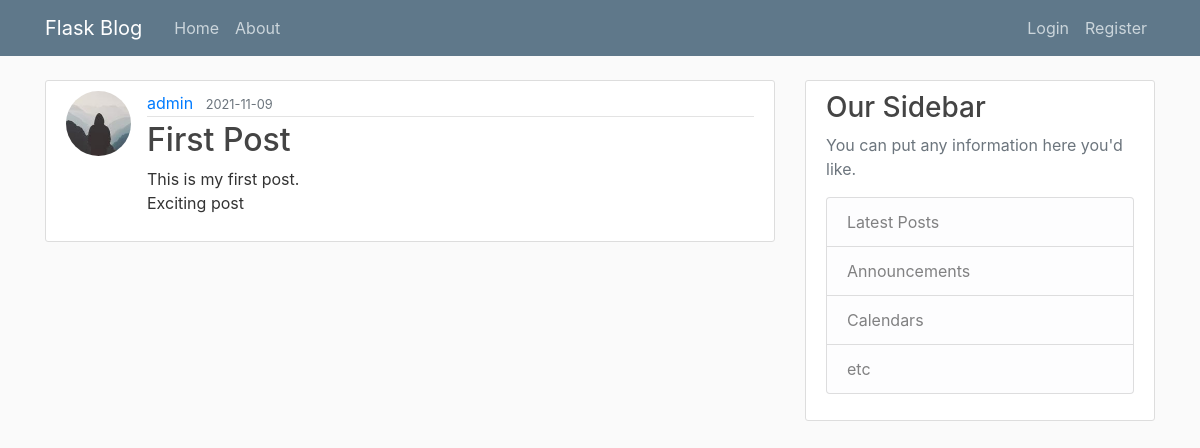
/post/1, run on an earlier commit of the app's database.
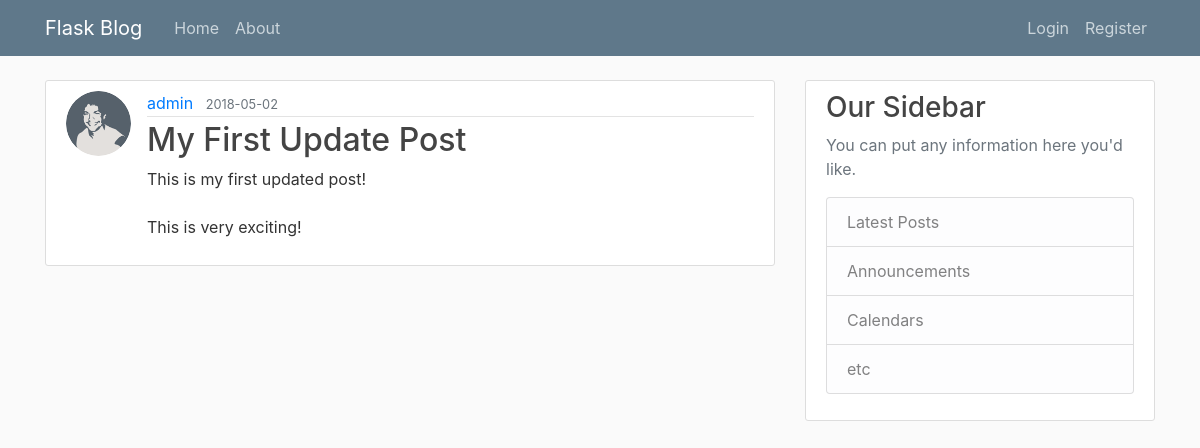
And on a later commit of the database.
### flaskblog/models.py (models this page shows, shortened)
class User(db.Model, UserMixin):
    id = db.Column(db.Integer, primary_key=True)
    username = db.Column(db.String(20), unique=True, nullable=False)
    email = db.Column(db.String(120), unique=True, nullable=False)
    image_file = db.Column(db.String(20),  nullable=False, default='default.jpg')
    password = db.Column(db.String(60), nullable=False)
    post = db.relationship('Post', backref='author', lazy=True)

class Post(db.Model):
    id = db.Column(db.Integer, primary_key=True)
    title = db.Column(db.String(100), nullable=False)
    date_posted = db.Column(db.DateTime, nullable=False, default=datetime.utcnow)
    content = db.Column(db.Text,  nullable=False)
    user_id = db.Column(db.Integer, db.ForeignKey('user.id'), nullable=False)

### flaskblog/routes.py (the view)
@app.route('/post/<int:post_id>')
def post(post_id):
    post = Post.query.get_or_404(post_id)
    return render_template('post.html', title=post.title, post=post)

### flaskblog/templates/post.html (shortened to what this page needs)
{% extends "layout.html" %}
{% block content %}
  <article class="media content-section">
    <img class="rounded-circle article-img" src="{{ url_for('static', filename='profile_pics/' + post.author.image_file) }}">
    <div class="media-body">
      <div class="article-metadata">
        <a class="mr-2" href="#">{{ post.author.username }}</a>
        <small class="text-muted">{{ post.date_posted.strftime('%Y-%m-%d') }}</small>
      </div>
      <h2 class="article-title">{{ post.title }}</h2>
      <p class="article-content">{{ post.content }}</p>
    </div>
  </article>
{% endblock content %}

What changed in the data, as far as the page shows it:
changed User "admin": image_file: a different picture
changed Post: date_posted "2021-11-09" → "2018-05-02"; title "First Post" → "My First Update Post"; content "This is my first post. Exciting post" → "This is my first updated post! This is very exciting!"
